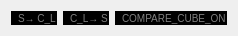
  <widget class="QWidget" name="horizontalLayoutWidget_3">
   <property name="geometry">
    <rect>
     <x>50</x>
     <y>10</y>
     <width>211</width>
     <height>16</height>
    </rect>
   </property>
   <layout class="QHBoxLayout" name="Choose_cube_to_cube">
    <item>
     <widget class="QRadioButton" name="string_to_cube_list_on">
      <property name="styleSheet">
       <string notr="true">QRadioButton{
  spacing: 2;
  background-color: black;
  color: gray;
  font-size: 10px;
  font-weight: normal;
}

QRadioButton:pressed {
    color: green;
}

 QRadioButton::indicator:checked {
  width: 5px;
  height: 5px;
  background-color:  green;
  color: gray;
 }

QRadioButton::indicator:unchecked {
  width: 5px;
  height: 5px;
  background-color:  black;
  color: red;
 }</string>
      </property>
      <property name="text">
       <string>S→ C_L</string>
      </property>
     </widget>
    </item>
    <item>
     <widget class="QRadioButton" name="cube_list_to_string_on">
      <property name="styleSheet">
       <string notr="true">QRadioButton{
  spacing: 2;
  background-color: black;
  color: gray;
  font-size: 10px;
  font-weight: normal;
}

QRadioButton:pressed {
    color: green;
}

 QRadioButton::indicator:checked {
  width: 5px;
  height: 5px;
  background-color:  green;
  color: gray;
 }

QRadioButton::indicator:unchecked {
  width: 5px;
  height: 5px;
  background-color:  black;
  color: red;
 }</string>
      </property>
      <property name="text">
       <string>C_L→ S</string>
      </property>
     </widget>
    </item>
    <item>
     <widget class="QRadioButton" name="compare_cube_on">
      <property name="styleSheet">
       <string notr="true">QRadioButton{
  spacing: 2;
  background-color: black;
  color: gray;
  font-size: 10px;
  font-weight: normal;
}

QRadioButton:pressed {
    color: green;
}

 QRadioButton::indicator:checked {
  width: 5px;
  height: 5px;
  background-color:  green;
  color: gray;
 }

QRadioButton::indicator:unchecked {
  width: 5px;
  height: 5px;
  background-color:  black;
  color: red;
 }</string>
      </property>
      <property name="text">
       <string>COMPARE_CUBE_ON</string>
      </property>
     </widget>
    </item>
   </layout>
  </widget>
